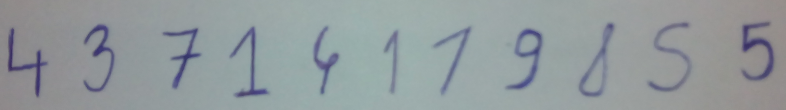
#> input picture v2/images/primer.png, 1571 x 219 px (shown at 1/2 size)
$ jupyter execute --allow-errors v2-resena.ipynb   (shell and % lines are left out)   (Python 2 division)   (older library calls are emulated)
#> lines starting #> are read from the running program, lines starting #| are printed output that depends on the picture; after the words box and inside, x2 and y2 are one past the last pixel; in counts of white or black regions, pixels touching at a corner belong together
# Vežbe 2 - OCR (Optical character recognition)

Cilj ovih vežbi je implementacija osnovne verzije OCR-a i upoznavanje sa Keras okruženjem za rad sa neuronskim mrežama.

* Keras - Python biblioteka za laku implementaciju neuronski mreža (http://keras.io/)

### Tok aktivnosti implementacije OCR - a

Tok aktivnosti predstavlja korake koje je potrebno izvršiti prilikom implementacije OCR-a.

### Početak implementacije
Skup biblioteka sa prethodnih vežbi smo proširili Keras bibliotekom za rad sa neuronskim mrežama.

[cell 1]
#********************************************************************************************************************
#import potrebnih biblioteka
import cv2
import numpy as np
import matplotlib.pyplot as plt
import collections
import os, struct
from array import array as pyarray
# keras
from keras.models import Sequential
from keras.layers.core import Dense,Activation
from keras.optimizers import SGD

import matplotlib.pylab as pylab
pylab.rcParams['figure.figsize'] = 16, 12 # za prikaz većih slika i plotova, zakomentarisati ako nije potrebno

## Korak 1 - 3
Ovi koraci su detaljno objašnjeni na prethodnim vežbama, tako da neće biti dodatno objašnjavani

[cell 2]
#********************************************************************************************************************
def load_image(path):
#> called with path = 'images/primer.png'
    return cv2.cvtColor(cv2.imread(path), cv2.COLOR_BGR2RGB)
def image_gray(image):
    return cv2.cvtColor(image, cv2.COLOR_RGB2GRAY)
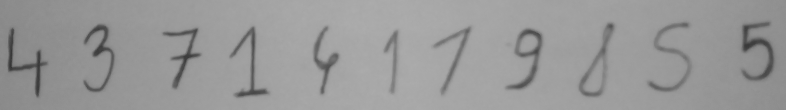
#> returned value: shape (219, 1571) (shown at 1/2 size); min 41, max 173, mean 152.3
# [5 lines left out: function image_bin, not called in this run]
def image_bin2(image_gs, treshold):
#> called with treshold = 135
    height, width = image_gs.shape[0:2]
#> height = 219; width = 1571
    image_binary = np.ndarray((height, width), dtype=np.uint8)
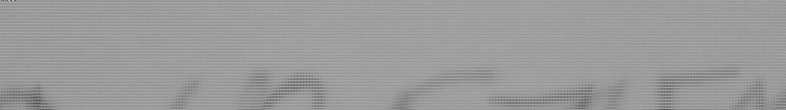
#> image_binary: shape (219, 1571) (shown at 1/2 size); min 0, max 240, mean 155.1
    ret,image_bin = cv2.threshold(image_gs, treshold, 255, cv2.THRESH_BINARY)
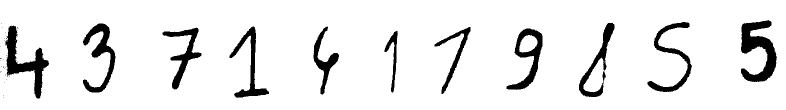
#> image_bin: shape (219, 1571) (shown at 1/2 size); 91.6% white; 43 black regions (32 under 20 px), largest, box (x1, y1, x2, y2) and area: (1482, 40, 1554, 164) 4501, (10, 51, 98, 197) 3958, (166, 47, 231, 185) 3019
#> ret = 135
    return image_bin
def invert(image):
    return 255-image
# [5 lines left out: function display_image, not called in this run]
def dilate(image):
    kernel = np.ones((3,3)) # strukturni element 3x3 blok
    return cv2.dilate(image, kernel, iterations=1)
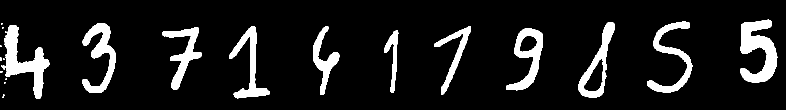
#> returned value: shape (219, 1571) (shown at 1/2 size); 10.5% white; 22 white regions (10 under 20 px), largest, box (x1, y1, x2, y2) and area: (1481, 39, 1555, 165) 5194, (2, 50, 99, 198) 4839, (165, 46, 232, 186) 3721
def erode(image):
    kernel = np.ones((3,3)) # strukturni element 3x3 blok
#> kernel = [[1, 1, 1], [1, 1, 1], [1, 1, 1]]
    return cv2.erode(image, kernel, iterations=1)
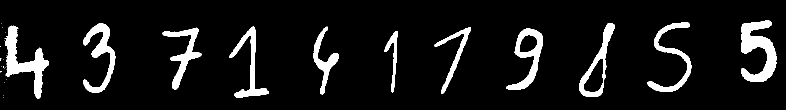
#> returned value: shape (219, 1571) (shown at 1/2 size); 8.5% white; 28 white regions (17 under 20 px), largest, box (x1, y1, x2, y2) and area: (1482, 40, 1554, 164) 4542, (9, 51, 98, 197) 4107, (166, 47, 231, 185) 3029


#from numpy import append, array, int8, uint8, zeros

def load_mnist(fname_img, fname_lbl):
    flbl = open(fname_lbl, 'rb')
    magic_nr, size = struct.unpack(">II", flbl.read(8))
    lbl = pyarray("b", flbl.read())
    flbl.close()

    fimg = open(fname_img, 'rb')
    magic_nr, size, rows, cols = struct.unpack(">IIII", fimg.read(16))
    img = pyarray("B", fimg.read())
    fimg.close()

    ind = range(size)

    images = np.zeros((size, rows*cols), dtype=float)
    labels = np.zeros((size, 1), dtype=np.int8)
    for i in range(size):
        images[i] = np.array(img[ ind[i]*rows*cols : (ind[i]+1)*rows*cols ])
        #images[i] = images[i]/255
        images[i] = images[i] > 127
        labels[i] = lbl[ind[i]]

    return images, labels

#> (the rest of this cell did not finish here and is left out)

### Korak 4 -  izdvajanje regiona od interesa

U ovom koraku potrebno je izdvojiti samo regione(konture) od interesa. Potrebno je označiti regione od interesa na slici i napraviti listu slika od regiona koja će kasnije biti ulaz za neuronsku mrežu.

### TODO 1
Za potrebe TODO 1 implementirati funkciju za promenu veličine slike na 28 x 28. Ovo se radi kako bi svi regioni koje ćemo koristiti za neuronsku mrežu bili iste veličine. *(pomoć: pogledati OpenCV funkciju resize)*


todo_1_img = load_image('images/todo_1_test.png')
todo_1_ref = (28,28)
todo_1_res = resize_region(todo_1_img).shape[0:2]
print 'TODO 1 test passed:', todo_1_res == todo_1_ref

### TODO 2
* Označiti regione od interesa na originalnoj slici.
* Za svaki region napraviti posebnu sliku dimenzija 28 x 28.
* Za označavanje regiona koristiti metodu cv2.boundingRect(contour).
* Kao povratnu vrednost vratiti originalnu sliku na kojoj su obeleženi regioni (koristiti OpenCV funkciju **rectangle**) i niz slika koje predstavljaju regione sortirane  po rastućoj vrednosti x ose

[cell 3]
#********************************************************************************************************************
def resize_region(region):
    return cv2.resize(region,(28,28), interpolation = cv2.INTER_NEAREST)

#> (the rest of this cell did not finish here and is left out)

## Korak 5

Regioni od interesa su predstavljeni vektorom čiji su elementi matrice dimenzija 28x28. Elementi matrica su vrednosti 0 ili 255. Potrebno je skalirati vrednosti elemenata matrice na opseg od 0 do 1, kako bi se pogodio linearni deo sigmoid funkcije i smanjilo vreme obučavanja.
Nakon skaliranja matrice je potrebno transformisati u vektor od 784 elementa.

###TODO 3

Skalirati sve elemente matrice sa celobrojnog opsega [0, 255] na realni opseg [0, 1].

[cell 4]
#********************************************************************************************************************
# TODO 3
def scale_to_range(image): # skalira elemente slike na opseg od 0 do 1
    ''' Elementi matrice image su vrednosti 0 ili 255.
        Potrebno je skalirati sve elemente matrica na opseg od 0 do 1
    '''
    return image/255

# TODO 3 test
todo_3_matrix = np.array([[0, 255], [51, 153]], dtype='float')
todo_3_ref = np.array([[0., 1.], [0.2, 0.6]], dtype='float')
todo_3_res = scale_to_range(todo_3_matrix)
print 'TODO 3 test passed:', np.array_equal(todo_3_res, todo_3_ref)

###TODO 4

Region koji je zapravo slika (matrica) dimenzija 28x28 transformiati u vektor od 784 elementa.

[cell 5]
#********************************************************************************************************************
# TODO 4
def matrix_to_vector(image):
    '''Sliku koja je zapravo matrica 28x28 transformisati u vektor sa 784 elementa'''
    return image.flatten()

# TODO 4 test
todo_4_image = np.ndarray((28,28))
todo_4_ref = (784L,)
todo_4_res = matrix_to_vector(todo_4_image).shape
print 'TODO 4 test passed:', todo_4_res == todo_4_ref

###TODO 5

Svaki region pripremiti za ulaz na neuronsku mrežu: skaliranje elemenata na [0,1] i transformaciju u vektor.

[cell 6]
#********************************************************************************************************************
# TODO 5
# [12 lines left out: function prepare_for_ann, not called in this run]

###TODO 6

Konvertovati alfabet u niz pogodan za obučavanje NM, odnosno niz čiji su svi elementi 0 osim elementa čiji je indeks jednak indeksu elementa iz alfabeta za koji formiramo niz.
Primer prvi element iz alfabeta [1,0,0,0,0,0,0,0,0,0], za drugi [0,1,0,0,0,0,0,0,0,0] itd..

[cell 7]
# TODO 6
def convert_output(alphabet):
    '''Konvertovati alfabet u niz pogodan za obučavanje NM,
        odnosno niz čiji su svi elementi 0 osim elementa čiji je
        indeks jednak indeksu elementa iz alfabeta za koji formiramo niz.
        Primer prvi element iz alfabeta [1,0,0,0,0,0,0,0,0,0],
        za drugi [0,1,0,0,0,0,0,0,0,0] itd..
    '''
    nn_outputs = []
    for index in range(len(alphabet)):
        output = np.zeros(10)
        output[alphabet[index]] = 1
        nn_outputs.append(output)
    return np.array(nn_outputs)

# [7 lines left out: function convert_set, not called in this run]

# TODO 6 test
test_6_alphabet = [0, 1, 2]
test_6_ref = np.array([[1, 0, 0], [0, 1, 0], [0, 0, 1]], dtype='float')
test_6_res = convert_output(test_6_alphabet).astype('float')
print 'TODO 6 test passed:', np.array_equal(test_6_res, test_6_ref)

##Korak 6

### Neuronska mreža

Veštačka neuronska mreža se sastoji od 784 ulazna neurona, 128 neurona u skrivenom sloju i 10 neurona na izlazu. Zašto baš 784 neurona na ulazu i 10 neurona na izlazu? Regione smo transformisali prvo na matricu dimenzija 28x28,a zatim u vektor od 784 elementa. Što se tiče 10 neurona na izlazu, to je posledica broja znakova u alfabetu. U našem primeru alfabet (0,1,2,3,4,5,6,7,8,9) ima 10 elemenata pa nam je potrebno 10 neurona na izlazu.
Neuronska mreža je implementirana pomoću Keras biblioteke.

### Sigmoidalna aktivaciona funkcija
$ sigm(x) = \dfrac{1}{1 + e^{-x}} $

[cell 8]
# [22 lines left out: functions create_ann, train_ann, not called in this run]

##Korak 7 - određivanje pobedničkog neurona

Određivanje pobedničkog neurona. Pobednički neuron je neuron čija je aktivaciona vrednost najveća. Npr. ako imamo dva neurona sa aktivacionim vrednostima 0.3 i 0.89, pobednik je drugi sa aktivacijom 0.89.

##TODO 7

Pronaći indeks neurona koji je najviše pobuđen.

[cell 9]
#********************************************************************************************************************
# TODO 7
def winner(output): # output je vektor sa izlaza neuronske mreze
    '''pronaći i vratiti indeks neurona koji je najviše pobuđen'''
    return max(enumerate(output), key=lambda x: x[1])[0]

# TODO 7 test
todo_7_output = [0., 0.2, 0.3, 0.95]
todo_7_ref = 3
todo_7_res = winner(todo_7_output)
print 'TODO 7 test passed:', todo_7_res == todo_7_ref

##Korak 8 - prikaz rezultata

Pikazati rezultat prepoznavanja neuronske mreže. Za svaki rezultat pronaći indeks pobedničkog  neurona koji ujedno predstavlja i indeks prepoznatog elementa u alfabetu. Dodati karakter iz alfabeta u result

[cell 10]
# [8 lines left out: function display_result, not called in this run]

## Start
Učitati sliku za obučavanje veštačke neuronske mreže. Transformisati sliku i binarni oblik i označiti regione od interesa (u ovom slučaju to su brojevi od 0 do 9).
Prikazati sliku sa označenim regionima od interesa.

[cell 11]
image_color = load_image('images/primer.png')
img = invert(image_bin2(image_gray(image_color), 135))
img_bin = erode(dilate(img))
img_bin = dilate(erode(img_bin))
#> in erode (call 2), `return cv2.erode(image, kernel, iterations=1)`:
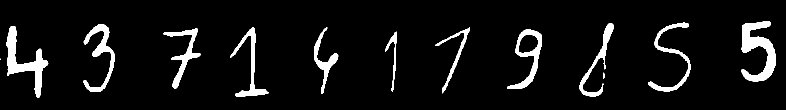
#> returned value: shape (219, 1571) (shown at 1/2 size); 6.6% white; 13 white regions (1 under 20 px), largest, box (x1, y1, x2, y2) and area: (1483, 42, 1552, 163) 3901, (12, 53, 97, 196) 3473, (167, 48, 230, 184) 2346
#> in dilate (call 2), `return cv2.dilate(image, kernel, iterations=1)`:
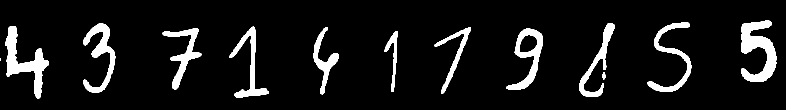
#> returned value: shape (219, 1571) (shown at 1/2 size); 8.5% white; 13 white regions (1 under 20 px), largest, box (x1, y1, x2, y2) and area: (1482, 41, 1553, 164) 4539, (11, 52, 98, 197) 4059, (166, 47, 231, 185) 3028
#> (the rest of this cell did not finish here and is left out)

#> (a cell that did not finish here is left out)

### Verifikacija i primer predikcije

Za verifikaciju obučenosti neuronske mreže ćemo uzeti drugi i treći ulazni vektor (brojevi 3 i 4 iz alfabeta).
Metoda **model.predict** kao ulazni parametar prima niz vektora dimenzija 784.
Rezultat **predict** metode je niz vektora dimenzije 10, koji sadrži koeficijente pobuđenosti.

#> (a cell that did not finish here is left out)

## TODO 8

Učitati sliku za testiranje rada OCR -a  'images/test.png'. Transformisati sliku u oblik pogodan za ulaz u neuronsku mrežu.
Prikazati rezultate predikcije kao i sliku sa označenim regionima od interesa.

PSEUDO KOD:
* učitati sliku 'images/test.png'
* pretvoriti sliku u binarnu i ako je potrebno invertovati je
* ako je potrebno primeniti eroziju i/ili diletaciju
* selektovati regione od značaja
* pripremiti podatke za ulaz na NM
* pozvati metodu **predict**, a kao parametar proslediti pripremljene podatke
* prikazati rezultate predikcije

[cell 14]
# TODO 8
test_color = load_image('images/primer.png')
test = invert(image_bin2(image_gray(test_color), 135))
#> call 2 of image_bin2, with treshold = 135
#> in image_bin2 (call 2), `image_binary = np.ndarray((height, width), dtype=np.uint8)`:
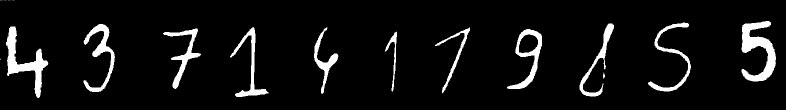
#> image_binary: shape (219, 1571) (shown at 1/2 size); min 0, max 255, mean 16.9
test_bin = dilate(erode(test))
#> in erode (call 3), `return cv2.erode(image, kernel, iterations=1)`:
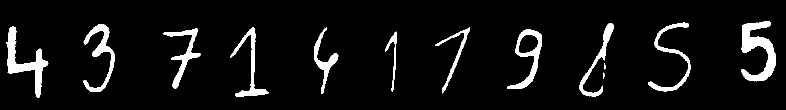
#> returned value: shape (219, 1571) (shown at 1/2 size); 6.5% white; 13 white regions, largest, box (x1, y1, x2, y2) and area: (1483, 42, 1552, 163) 3819, (12, 53, 97, 196) 3230, (167, 48, 230, 184) 2327
#> in dilate (call 3), `return cv2.dilate(image, kernel, iterations=1)`:
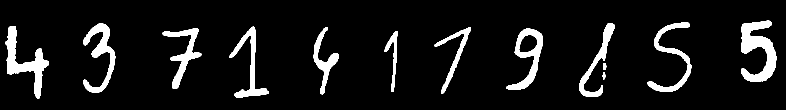
#> returned value: shape (219, 1571) (shown at 1/2 size); 8.3% white; 13 white regions, largest, box (x1, y1, x2, y2) and area: (1482, 41, 1553, 164) 4461, (11, 52, 98, 197) 3822, (166, 47, 231, 185) 3011
